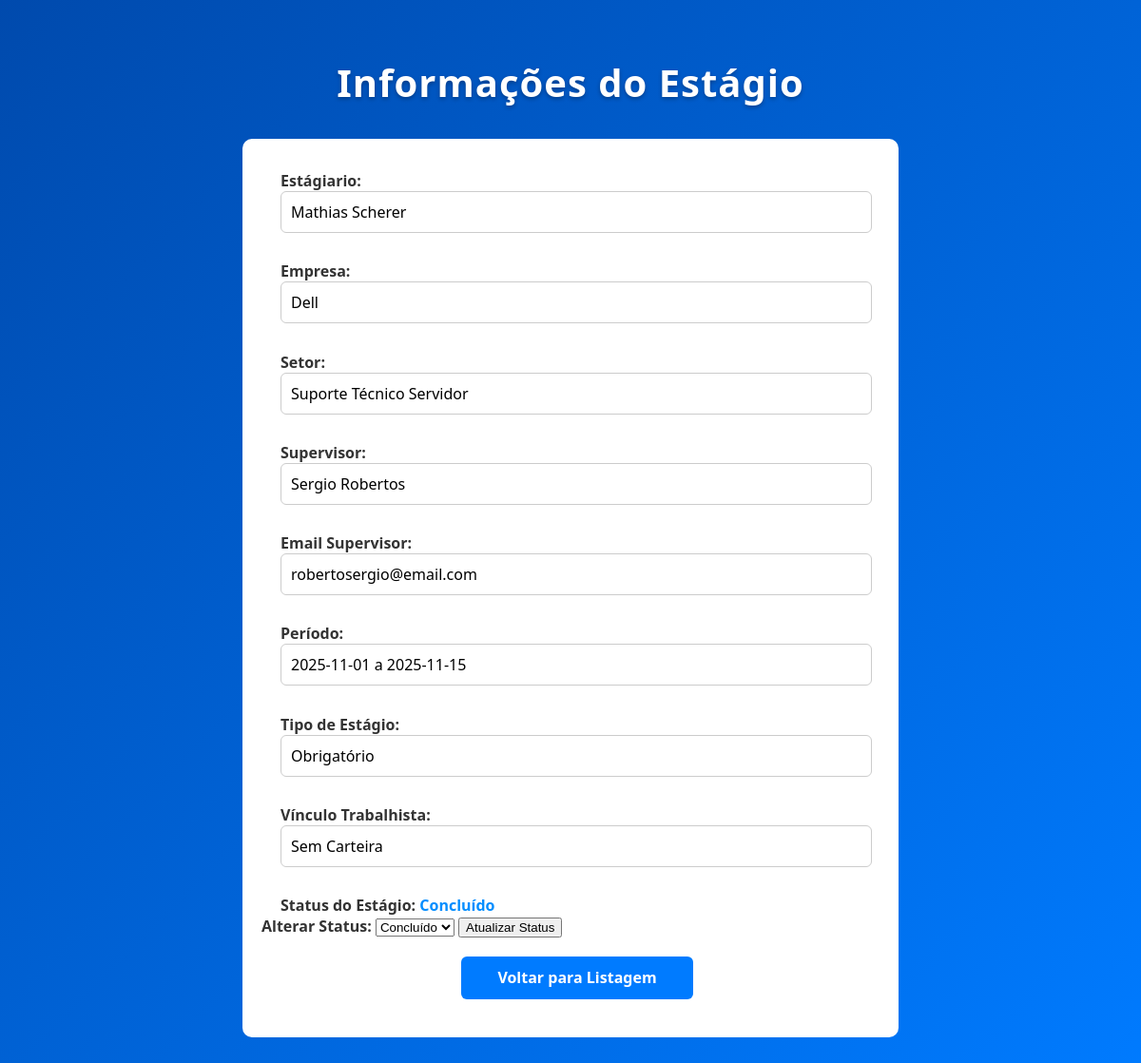
Before: /visualizacao.php?idEstagio=60 with the older database file.
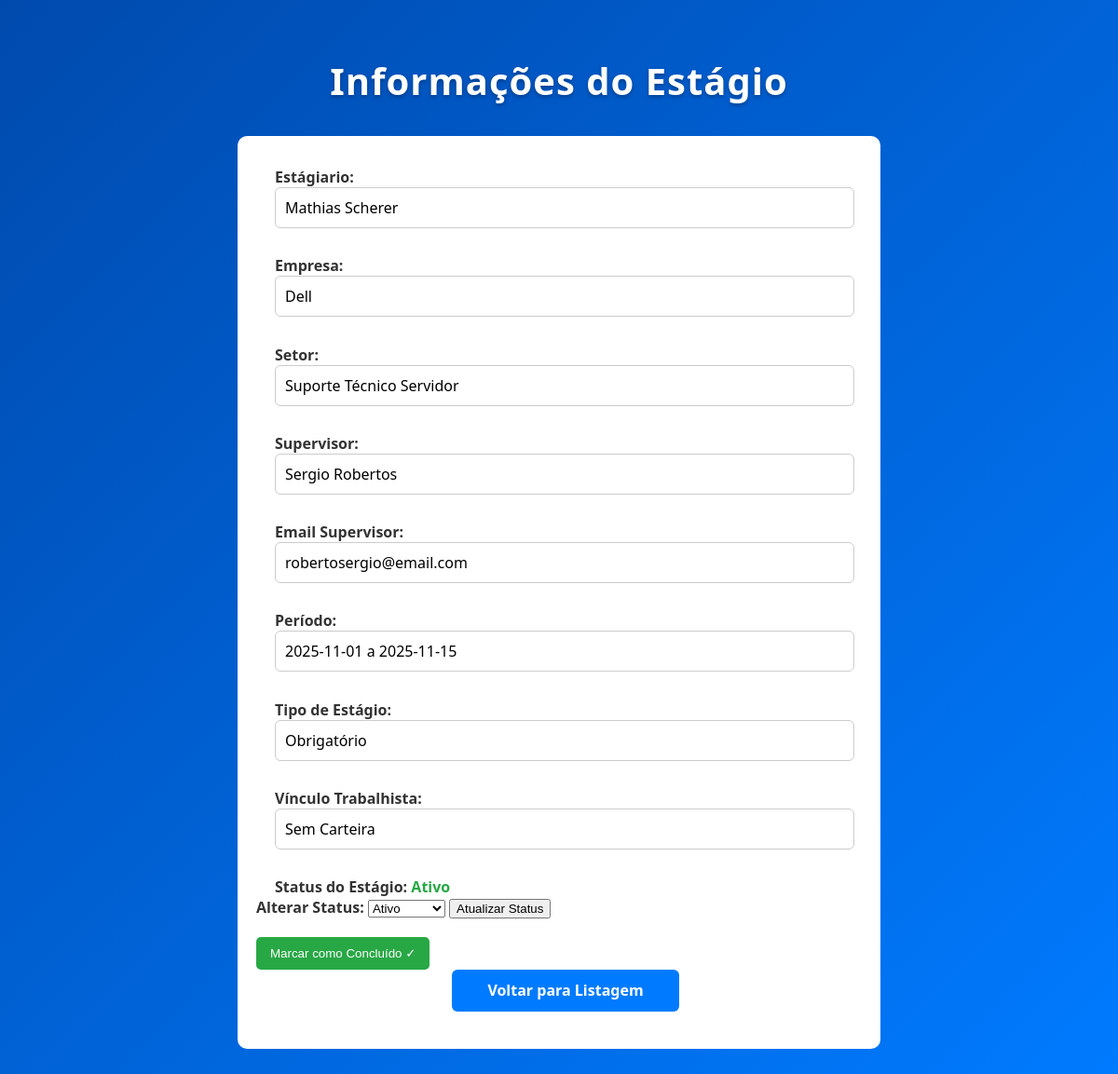
After: the same page with the newer database file.
### tables this page shows
CREATE TABLE `estagio` (
  `idEstagio` int(11) NOT NULL,
  `nome` varchar(255) NOT NULL,
  `dataInicio` date NOT NULL,
  `dataFim` date NOT NULL,
  `empresa` varchar(255) NOT NULL,
  `setorEmpresa` varchar(255) NOT NULL,
  `vinculoTrabalhista` tinyint(1) NOT NULL,
  `nomeSupervisor` varchar(255) NOT NULL,
  `obrigatorio` tinyint(1) NOT NULL,
  `emailSupervisor` varchar(255) NOT NULL,
  `idAluno` int(11) NOT NULL,
  `idProfessor` int(11) NOT NULL,
  `status` int(10) NOT NULL,
  `professor` varchar(200) NOT NULL
);

### bd/MySQL.php (called while the page is built, shortened)
<?php
class MySQL{
	private $connection;
	public function __construct(){
		try {
			$this->connection = new \mysqli(HOST, USUARIO, SENHA, BANCO);
			$this->connection->query("CREATE DATABASE IF NOT EXISTS " . BANCO);
			$this->connection->select_db(BANCO);
			$this->connection->set_charset("utf8");
		} catch (Exception $e) {
			error_log("Erro na conexão MySQL: " . $e->getMessage());
			throw $e;
		}
	}
	public function consulta($sql){
		try {
			$result = $this->connection->query($sql);
			$data = array();
			while($item = mysqli_fetch_array($result, MYSQLI_ASSOC)){
				$data[] = $item;
			}
			return $data;
		} catch (Exception $e) {
			error_log("Erro ao consultar: " . $e->getMessage());
			throw $e;
		}
	}
	}
?>

### classes/Estagio.php (called while the page is built, shortened)
<?php
require_once __DIR__."/../bd/MySQL.php";
class Estagio{
    private $name;
    private $dataInicio;
    private $dataFim;
    private $empresa;
    private $setorEmpresa;
    private $vinculoTrabalhista;
    private $obrigatorio;
    private $nameSupervisor;
    private $emailSupervisor;
    private $status;
    public function __construct($name = '', $dataInicio = null, $dataFim = null,
        $empresa = '', $setorEmpresa = '', $vinculoTrabalhista = 0,
        $obrigatorio = 0, $nameSupervisor = '', $emailSupervisor = '',
        $professor = '', $idAluno = null, $idProfessor = null, $status = 1){
        $this->name = $name;
        $this->dataInicio = $dataInicio;
        $this->dataFim = $dataFim;
        $this->empresa = $empresa;
        $this->setorEmpresa = $setorEmpresa;
        $this->vinculoTrabalhista = $vinculoTrabalhista;
        $this->obrigatorio = $obrigatorio;
        $this->nameSupervisor = $nameSupervisor;
        $this->emailSupervisor = $emailSupervisor;
        $this->status = $status;
    }
    public function getName(){
        return $this->name;
    }
    public function getDataInicio(){
        return $this->dataInicio;
    }
    public function getDataFim(){
        return $this->dataFim;
    }
    public function getEmpresa(){
        return $this->empresa;
    }
    public function getSetorEmpresa(){
        return $this->setorEmpresa;
    }
    public function isVinculoTrabalhista(){
        return $this->vinculoTrabalhista;
    }
    public function isObrigatorio(){
        return $this->obrigatorio;
    }
    public function getNameSupervisor(){
        return $this->nameSupervisor;
    }
    public function getEmailSupervisor(){
        return $this->emailSupervisor;
    }
    public static function find($idEstagio):Estagio{
        $conexao = new MySQL();
        $sql = "SELECT e.*, u.nome AS nomeProfessor FROM estagio e LEFT JOIN usuario u ON e.idProfessor = u.idUsuario WHERE e.idEstagio = {$idEstagio} LIMIT 1";
        $resultado = $conexao->consulta($sql);
        $row = $resultado[0];
        $profNome = $row['nomeProfessor'] ?? '';
        $e = new Estagio(
            $row['nome'] ?? '',
            $row['dataInicio'] ?? null,
            $row['dataFim'] ?? null,
            $row['empresa'] ?? '',
            $row['setorEmpresa'] ?? '',
            $row['vinculoTrabalhista'] ?? 0,
            $row['obrigatorio'] ?? 0,
            $row['nomeSupervisor'] ?? '',
            $row['emailSupervisor'] ?? '',
            $profNome,
            $row['idAluno'] ?? null,
            $row['idProfessor'] ?? null
        );
        $e->setIdEstagio($row['idEstagio'] ?? null);
        $e->setStatus($row['status'] ?? 1);
        return $e;
    }
    public function getStatus(){
        return $this->status;
    }
    public function setStatus($status): void{
        $this->status = $status;
    }
}

### visualizacao.php (the view, shortened to what this page needs)
<?php
require_once __DIR__ . '/classes/Estagio.php';
$estagio = null;
$id = isset($_POST['idEstagio']) ? intval($_POST['idEstagio']) : intval($_GET['idEstagio'] ?? 0);
try {
    $estagio = Estagio::find($id);
} catch (Exception $e) {
    die("Erro ao buscar estágio: " . $e->getMessage());
}
?>
<!DOCTYPE html>
<html lang="pt-br">
<head>
    <link rel="stylesheet" href="styles/visualizacao.css">
</head>
<body>
    <h1>Informações do Estágio</h1>
    <div id="container">
        <div class="alinha" style="margin-bottom: 20px;">
            <h2>Estágiario: <h3><?php echo htmlspecialchars($estagio->getName()); ?></h3></h2>
            <h2>Empresa: <h3><?php echo htmlspecialchars($estagio->getEmpresa()); ?></h3></h2>
            <h2>Setor: <h3><?php echo htmlspecialchars($estagio->getSetorEmpresa()); ?></h3></h2>
            <h2>Supervisor: <h3><?php echo htmlspecialchars($estagio->getNameSupervisor()); ?></h3></h2>
            <h2>Email Supervisor: <h3><?php echo htmlspecialchars($estagio->getEmailSupervisor()); ?></h3></h2>
            <h2>Período: <h3> <?php echo htmlspecialchars($estagio->getDataInicio()); ?> a <?php echo htmlspecialchars($estagio->getDataFim()); ?></h3></h2>
            <h2>Tipo de Estágio: <h3> <?php echo ($estagio->isObrigatorio() ? 'Obrigatório' : 'Não Obrigatório'); ?></h3></h2>
            <h2>Vínculo Trabalhista: <h3><?php echo ($estagio->isVinculoTrabalhista() ? 'Carteira Assinada' : 'Sem Carteira'); ?></h3></h2>
            <h2>Status do Estágio:
                <?php
                $status = $estagio->getStatus();
                if ($status == Estagio::STATUS_FINALIZADO) {
                    echo '<span class="status-finalizado">Finalizado</span>';
                } elseif ($status == Estagio::STATUS_ATIVO) {
                    echo '<span class="status-ativo">Ativo</span>';
                } elseif ($status == Estagio::STATUS_CONCLUIDO) {
                    echo '<span class="status-concluido">Concluído</span>';
                } else {
                    echo '<span class="status-desconhecido">Desconhecido</span>';
                }
                ?>
            </h2>
            <div class>
                <form action="visualizacao.php" method="post" style="margin-bottom: 20px;">
                    <label for="status"><strong>Alterar Status:</strong></label>
                    <select name="status" id="status" required>
                        <option value="<?php echo Estagio::STATUS_ATIVO; ?>" <?php echo ($status == Estagio::STATUS_ATIVO) ? 'selected' : ''; ?>>
                            Ativo
                        </option>
                        <option value="<?php echo Estagio::STATUS_CONCLUIDO; ?>" <?php echo ($status == Estagio::STATUS_CONCLUIDO) ? 'selected' : ''; ?>>
                            Concluído
                        </option>
                    </select>
                    <button type="submit">Atualizar Status</button>
                </form>
                <?php if ($status != Estagio::STATUS_CONCLUIDO && $status != Estagio::STATUS_FINALIZADO): ?>
                    <form action="visualizacao.php" method="post" style="display: inline;" onsubmit="return confirm('Marcar este estágio como Concluído?');">
                        <button type="submit" style="background-color: #28a745; color: white; padding: 10px 15px; border: none; border-radius: 5px; cursor: pointer;">
                            Marcar como Concluído ✓
                        </button>
                    </form>
                <?php endif; ?>
            </div>
            <div class="alinhaA">
                <a href="listagem.php">Voltar para Listagem</a>
            </div>
        </div>
    </div>
</body>
</html>

### styles/visualizacao.css (style rules this page uses)
body { font-family: 'Segoe UI', Tahoma, Geneva, Verdana, sans-serif; background: linear-gradient(135deg, #004aad, #007bff); min-height: 100vh; margin: 0; padding: 2rem 1rem; color: #333; }
h1 { text-align: center; color: #fff; font-size: 2.5rem; letter-spacing: 1px; margin-bottom: 2rem; text-shadow: 0 2px 4px rgba(0, 0, 0, 0.3); }
#container { display: flex; flex-direction: column; align-items: center; justify-content: center; }
h3 { border: 1px solid #ccc; font-weight: 500; color: black; font-size: 1rem; width: 600px; margin-left: 20px; border-radius: 6px; margin-top: 0px; padding: 10px; font-weight: 400; }
h2 { margin-bottom: 0px; font-weight: 600; color: #333; font-size: 1rem; width: 630px; padding-left: 20px; }
.alinha { padding: 20px; border-radius: 10px; background-color: #ffffff; margin-bottom: 20px; width: 650px; display: flex; flex-direction: column; align-items: flex-start; }
.status-ativo { color: #28a745; font-weight: 600; }
a { background-color: #007bff; color: #fff; padding: 0.7rem 2rem; font-weight: bold; font-size: 1rem; border: none; border-radius: 6px; cursor: pointer; transition: all 0.3s ease; min-width: 150px; justify-content: center; align-items: center; display: flex; text-decoration: none; width: 180px; margin-left: 210px; margin-bottom: 20px; }
form, ul, p { animation: fadeIn 0.5s ease-in-out; }
.status-concluido { color: #028dff; font-weight: 600; }

Changed rows visible on the page:
changed estagio "Mathias Scherer": status "Concluído" → "Ativo"
Other visible differences:
text no longer shown: "Concluído"
text now shown: "Ativo Marcar como Concluído ✓"
